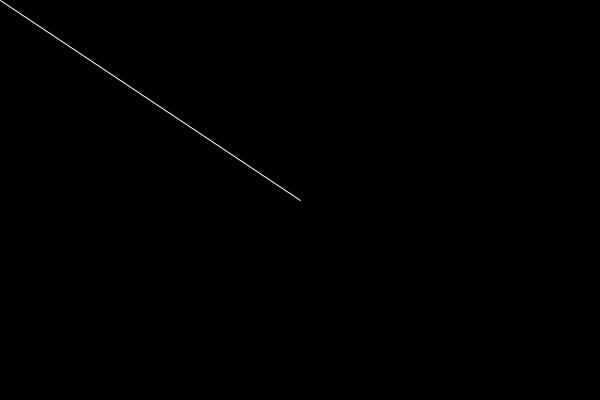
Frame 1 (no input)
Frame 60 (the mouse pressed at the canvas centre just before this capture): identical to frame 1, image omitted
Frame 120 (the mouse held since frame 60 and released just before this capture): blank canvas, image omitted

The Processing sketch that drew this single still picture (run headless with seeded random() and noise(); from frame 60 on, the mouse is pressed at the canvas centre):

// Processing sketch: Vectors
// ── Vectors.pde
Physics ob=new Physics();
void setup()
{
  size(600,400);
}
void draw()
{
  background(0);
  ob.display();
}

// ── Physics.pde
class Physics
{
  void display()
  {
    translate(width/2,height/2);
    PVector mouse = new PVector(mouseX,mouseY);
    PVector origin = new PVector(width/2,height/2);
    stroke(255);
    //ellipse(pos.x,pos.y,20.0,20.0);
    mouse.sub(origin);
    line(0,0,mouse.x,mouse.y);
  }
}
